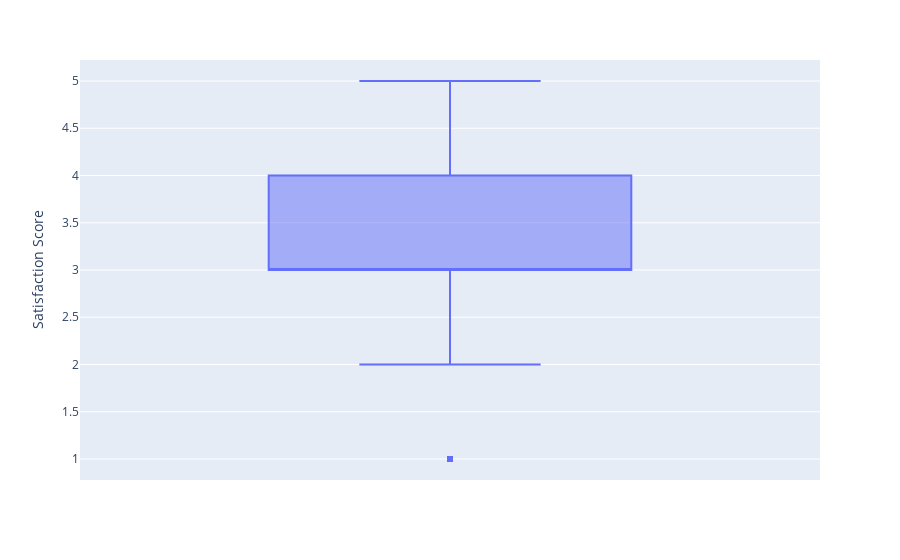

Notebook code cell kept with this figure:
### Code cell
px.box(df,y='Satisfaction Score')

### Figure 1 — Plotly figure (JSON) as saved in the notebook; plotly's stock layout.template omitted (floating-point values rounded to 4 significant figures; data arrays with more than 128 entries replaced by an {"elided": "..."} marker saying what was removed)
{"data": [{"alignmentgroup": "True", "hovertemplate": "Satisfaction Score=%{y}<extra></extra>", "legendgroup": "", "marker": {"color": "#636efa"}, "name": "", "notched": false, "offsetgroup": "", "orientation": "v", "showlegend": false, "type": "box", "x0": " ", "xaxis": "x", "y": {"elided": "7043 int values"}, "y0": " ", "yaxis": "y"}], "layout": {"boxmode": "group", "legend": {"tracegroupgap": 0}, "margin": {"t": 60}, "xaxis": {"anchor": "y", "domain": [0, 1]}, "yaxis": {"anchor": "x", "domain": [0, 1], "title": {"text": "Satisfaction Score"}}}}
